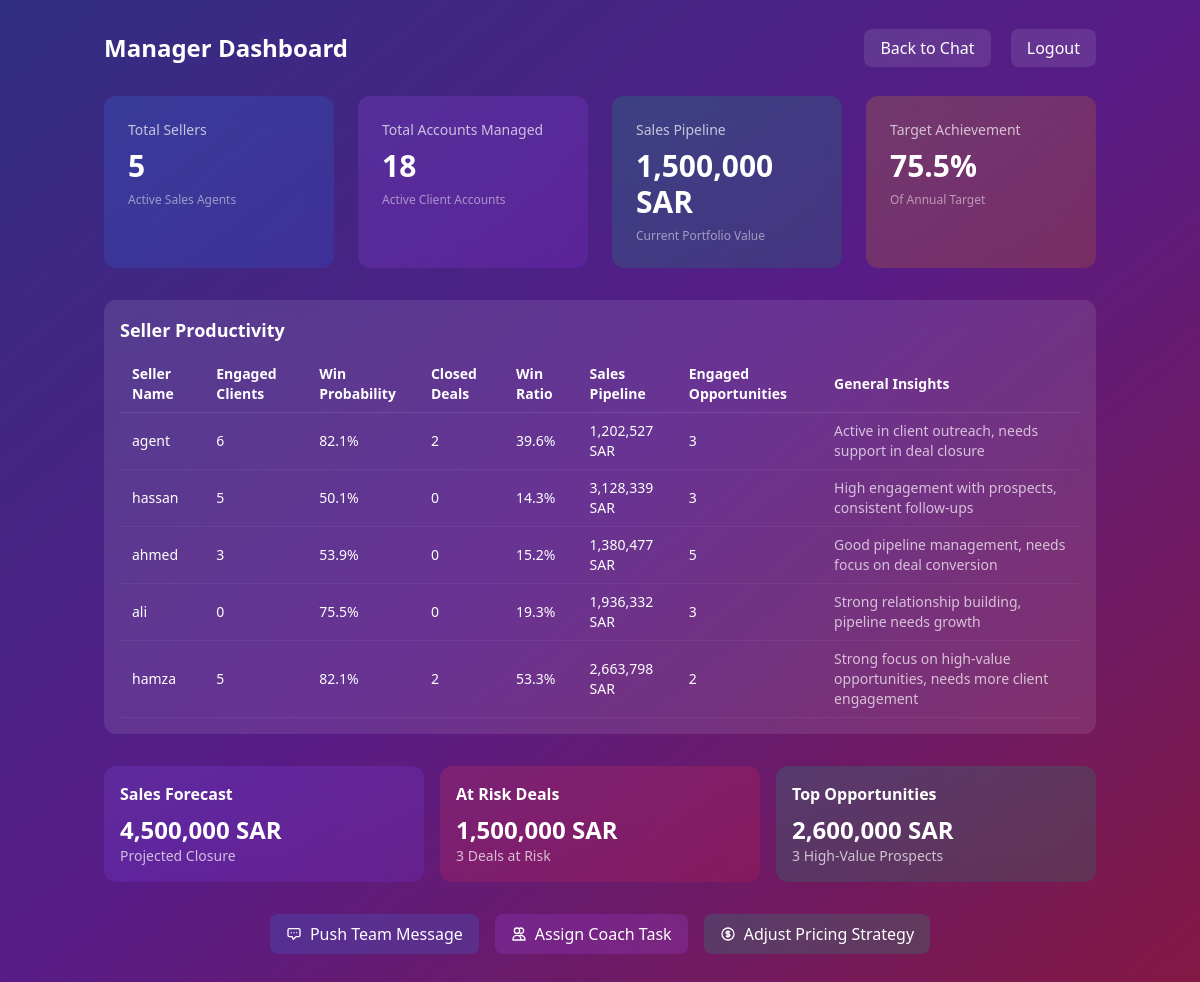
Screenshot of /manager/dashboard (signed in) with the database file from the repository.
### models.py (models this page shows, shortened)
class User(UserMixin, db.Model):
    id = db.Column(db.Integer, primary_key=True)
    username = db.Column(db.String(80), unique=True, nullable=False)
    password_hash = db.Column(db.String(1000), nullable=False)
    role = db.Column(db.String(20), nullable=False)
    manager_id = db.Column(db.Integer, nullable=True)

### main.py (the view)
        @login_required
        def decorated_view(*args, **kwargs):
            if current_user.role != role:
                flash('Access denied: You do not have permission to access this page.')
                return redirect(url_for('home'))
            return f(*args, **kwargs)

### dashboard/stats.py (called while the page is built)
def get_total_sellers():
    return User.query.filter_by(role='salesagent').count()

def get_dashboard_summary():
    return {
        'total_sellers': get_total_sellers(),
        'total_accounts': get_total_clients(),
        'total_business': 1500000,  # Placeholder value in SAR
        'target_achievement': 75.5,  # Placeholder percentage
    }

def get_sales_agents_client_stats():
    sales_agents = User.query.filter_by(role='salesagent').all()
    stats = []
    for agent in sales_agents:
        clients = db.session.query(ChatSession.client_name)\
            .filter(
                ChatSession.user_id == agent.id,
                ChatSession.client_name.isnot(None),
                ChatSession.client_name != ''  # Exclude empty strings
            )\
            .distinct()\
            .all()
        client_names = [client[0] for client in clients if client[0] and client[0].strip()]
        stats.append({
            'agent_name': agent.username,
            'client_count': len(client_names),
            'client_list': client_names
        })
    return stats

def get_total_clients():
    clients = db.session.query(func.distinct(ChatSession.client_name))\
        .join(User, ChatSession.user_id == User.id)\
        .filter(
            User.role == 'salesagent',
            ChatSession.client_name.isnot(None),
            ChatSession.client_name != ''  # Exclude empty strings
        )\
        .all()
    valid_clients = [client[0] for client in clients if client[0] and client[0].strip()]
    return len(valid_clients)

def get_predictions_data():
    return {
        'year_end_prediction': 4500000,  # Placeholder value in SAR
        'projected_closure': 3200000,    # Placeholder value in SAR
        'at_risk_deals': [
            {'client': 'Client A', 'value': 750000, 'risk_factor': 'High'},
            {'client': 'Client B', 'value': 500000, 'risk_factor': 'Medium'},
            {'client': 'Client C', 'value': 250000, 'risk_factor': 'High'}
        ],
        'top_opportunities': [
            {'client': 'Prospect X', 'potential': 1200000, 'probability': '80%'},
            {'client': 'Prospect Y', 'potential': 800000, 'probability': '65%'},
            {'client': 'Prospect Z', 'potential': 600000, 'probability': '75%'}
        ]
    }

### main.py (called while the page is built)
@login_manager.user_loader
def load_user(user_id):
    return db.session.get(User, int(user_id))

### templates/manager_dashboard.html (shortened to what this page needs)
<!DOCTYPE html>
<html lang="en">
<head>
    <script src="https://cdn.tailwindcss.com"></script>
    </head>
<body class="min-h-screen bg-gradient-to-br from-indigo-900 via-purple-900 to-pink-900 text-white">
    <div class="container mx-auto px-4 py-8">
        <div class="flex justify-between items-center mb-8">
            <h1 class="text-2xl font-bold">Manager Dashboard</h1>
            <div class="space-x-4">
                <a href="/" class="px-4 py-2 bg-white/10 rounded-lg hover:bg-white/20 transition-all">Back to Chat</a>
                <a href="/logout" class="px-4 py-2 bg-white/10 rounded-lg hover:bg-white/20 transition-all">Logout</a>
            </div>
        </div>
        <div class="grid grid-cols-1 sm:grid-cols-2 lg:grid-cols-4 gap-6 mb-8">
            <div class="bg-gradient-to-br from-blue-500/20 to-blue-600/20 rounded-xl p-6 backdrop-blur-md">
                <div class="flex flex-col">
                    <div class="text-white/70 text-sm font-medium mb-2">Total Sellers</div>
                    <div class="text-3xl font-bold">{{ dashboard_summary.total_sellers }}</div>
                    <div class="mt-2 text-xs text-white/50">Active Sales Agents</div>
                </div>
            </div>
            <div class="bg-gradient-to-br from-purple-500/20 to-purple-600/20 rounded-xl p-6 backdrop-blur-md">
                <div class="flex flex-col">
                    <div class="text-white/70 text-sm font-medium mb-2">Total Accounts Managed</div>
                    <div class="text-3xl font-bold">{{ dashboard_summary.total_accounts }}</div>
                    <div class="mt-2 text-xs text-white/50">Active Client Accounts</div>
                </div>
            </div>
            <div class="bg-gradient-to-br from-emerald-500/20 to-emerald-600/20 rounded-xl p-6 backdrop-blur-md">
                <div class="flex flex-col">
                    <div class="text-white/70 text-sm font-medium mb-2">Sales Pipeline</div>
                    <div class="text-3xl font-bold">{{ "{:,.0f}".format(dashboard_summary.total_business) }} SAR</div>
                    <div class="mt-2 text-xs text-white/50">Current Portfolio Value</div>
                </div>
            </div>
            <div class="bg-gradient-to-br from-amber-500/20 to-amber-600/20 rounded-xl p-6 backdrop-blur-md">
                <div class="flex flex-col">
                    <div class="text-white/70 text-sm font-medium mb-2">Target Achievement</div>
                    <div class="text-3xl font-bold">{{ "%.1f"|format(dashboard_summary.target_achievement) }}%</div>
                    <div class="mt-2 text-xs text-white/50">Of Annual Target</div>
                </div>
            </div>
        </div>
        <div class="bg-white/10 rounded-xl p-4 backdrop-blur-md mb-8">
            <h2 class="text-lg font-semibold mb-3">Seller Productivity</h2>
            <div class="overflow-x-auto">
                <table class="w-full text-sm">
                    <thead>
                        <tr class="text-left border-b border-white/10">
                            <th class="py-2 px-3 font-semibold">Seller Name</th>
                            <th class="py-2 px-3 font-semibold">Engaged Clients</th>
                            <th class="py-2 px-3 font-semibold">Win Probability</th>
                            <th class="py-2 px-3 font-semibold">Closed Deals</th>
                            <th class="py-2 px-3 font-semibold">Win Ratio</th>
                            <th class="py-2 px-3 font-semibold">Sales Pipeline</th>
                            <th class="py-2 px-3 font-semibold">Engaged Opportunities</th>
                            <th class="py-2 px-3 font-semibold">General Insights</th>
                        </tr>
                    </thead>
                    <tbody>
                        {% for seller in productivity_data %}
                        <tr class="border-b border-white/5 hover:bg-white/5">
                            <td class="py-2 px-3">{{ seller.seller_name }}</td>
                            <td class="py-2 px-3">{{ seller.engaged_clients }}</td>
                            <td class="py-2 px-3">{{ seller.win_probability }}</td>
                            <td class="py-2 px-3">{{ seller.closed_deals }}</td>
                            <td class="py-2 px-3">{{ seller.win_ratio }}</td>
                            <td class="py-2 px-3">{{ "{:,.0f}".format(seller.sales_pipeline) }} SAR</td>
                            <td class="py-2 px-3">{{ seller.engaged_opportunities }}</td>
                            <td class="py-2 px-3 text-white/70">{{ seller.general_insights }}</td>
                        </tr>
                        {% endfor %}
                    </tbody>
                </table>
            </div>
        </div>
        <div class="grid grid-cols-1 md:grid-cols-3 gap-4 mb-6">
            <div class="bg-gradient-to-br from-violet-500/20 to-violet-600/20 rounded-xl p-4 backdrop-blur-md">
                <h3 class="text-base font-semibold mb-2">Sales Forecast</h3>
                <div class="text-2xl font-bold">{{ "{:,.0f}".format(predictions_data.year_end_prediction) }} SAR</div>
                <div class="text-sm text-white/70">Projected Closure</div>
            </div>
            <div class="bg-gradient-to-br from-rose-500/20 to-rose-600/20 rounded-xl p-4 backdrop-blur-md">
                <h3 class="text-base font-semibold mb-2">At Risk Deals</h3>
                {% set at_risk_total = namespace(value=0) %}
                {% for deal in predictions_data.at_risk_deals %}
                    {% set at_risk_total.value = at_risk_total.value + deal['value'] %}
                {% endfor %}
                <div class="text-2xl font-bold">{{ "{:,.0f}".format(at_risk_total.value) }} SAR</div>
                <div class="text-sm text-white/70">{{ predictions_data.at_risk_deals|length }} Deals at Risk</div>
            </div>
            <div class="bg-gradient-to-br from-emerald-500/20 to-emerald-600/20 rounded-xl p-4 backdrop-blur-md">
                <h3 class="text-base font-semibold mb-2">Top Opportunities</h3>
                {% set opp_total = namespace(value=0) %}
                {% for opp in predictions_data.top_opportunities %}
                    {% set opp_total.value = opp_total.value + opp['potential'] %}
                {% endfor %}
                <div class="text-2xl font-bold">{{ "{:,.0f}".format(opp_total.value) }} SAR</div>
                <div class="text-sm text-white/70">{{ predictions_data.top_opportunities|length }} High-Value Prospects</div>
            </div>
        </div>
        <div class="flex flex-wrap gap-4 justify-center mt-8">
            <button id="pushTeamMessageBtn" class="flex items-center gap-2 px-4 py-2 bg-blue-500/20 hover:bg-blue-500/30 rounded-lg backdrop-blur-md transition-all">
                <svg class="w-4 h-4" fill="none" stroke="currentColor" viewBox="0 0 24 24">
                    <path stroke-linecap="round" stroke-linejoin="round" stroke-width="2" d="M8 10h.01M12 10h.01M16 10h.01M9 16H5a2 2 0 01-2-2V6a2 2 0 012-2h14a2 2 0 012 2v8a2 2 0 01-2 2h-4l-4 4z"></path>
                </svg>
                <span>Push Team Message</span>
            </button>
            <button class="flex items-center gap-2 px-4 py-2 bg-purple-500/20 hover:bg-purple-500/30 rounded-lg backdrop-blur-md transition-all">
                <svg class="w-4 h-4" fill="none" stroke="currentColor" viewBox="0 0 24 24">
                    <path stroke-linecap="round" stroke-linejoin="round" stroke-width="2" d="M12 4.354a4 4 0 110 5.292M15 21H3v-1a6 6 0 0112 0v1zm0 0h6v-1a6 6 0 00-9-5.197M13 7a4 4 0 11-8 0 4 4 0 018 0z"></path>
                </svg>
                <span>Assign Coach Task</span>
            </button>
            <button class="flex items-center gap-2 px-4 py-2 bg-emerald-500/20 hover:bg-emerald-500/30 rounded-lg backdrop-blur-md transition-all">
                <span>Adjust Pricing Strategy</span>
            </button>
        </div>
    </div>
</body>
</html>

### rows the page displays
User: seller_name "agent", engaged_clients "6", win_probability "82.1%", closed_deals "2", win_ratio "39.6%", sales_pipeline "1,202,527", engaged_opportunities "3", general_insights "Active in client outreach, needs support in deal closure"
User: seller_name "hassan", engaged_clients "5", win_probability "50.1%", closed_deals "0", win_ratio "14.3%", sales_pipeline "3,128,339", engaged_opportunities "3", general_insights "High engagement with prospects, consistent follow-ups"
User: seller_name "ahmed", engaged_clients "3", win_probability "53.9%", closed_deals "0", win_ratio "15.2%", sales_pipeline "1,380,477", engaged_opportunities "5", general_insights "Good pipeline management, needs focus on deal conversion"
User: seller_name "ali", engaged_clients "0", win_probability "75.5%", closed_deals "0", win_ratio "19.3%", sales_pipeline "1,936,332", engaged_opportunities "3", general_insights "Strong relationship building, pipeline needs growth"
User: seller_name "hamza", engaged_clients "5", win_probability "82.1%", closed_deals "2", win_ratio "53.3%", sales_pipeline "2,663,798", engaged_opportunities "2", general_insights "Strong focus on high-value opportunities, needs more client engagement"

### other values shown
{{ dashboard_summary.total_sellers }} "5"
{{ dashboard_summary.total_accounts }} "18"
{{ "{:,.0f}".format(dashboard_summary.total_business) }} "1,500,000"
{{ "%.1f"|format(dashboard_summary.target_achievement) }} "75.5"
{{ "{:,.0f}".format(predictions_data.year_end_prediction) }} "4,500,000"
{{ "{:,.0f}".format(at_risk_total.value) }} "1,500,000"
{{ predictions_data.at_risk_deals|length }} "3"
{{ "{:,.0f}".format(opp_total.value) }} "2,600,000"
{{ predictions_data.top_opportunities|length }} "3"
